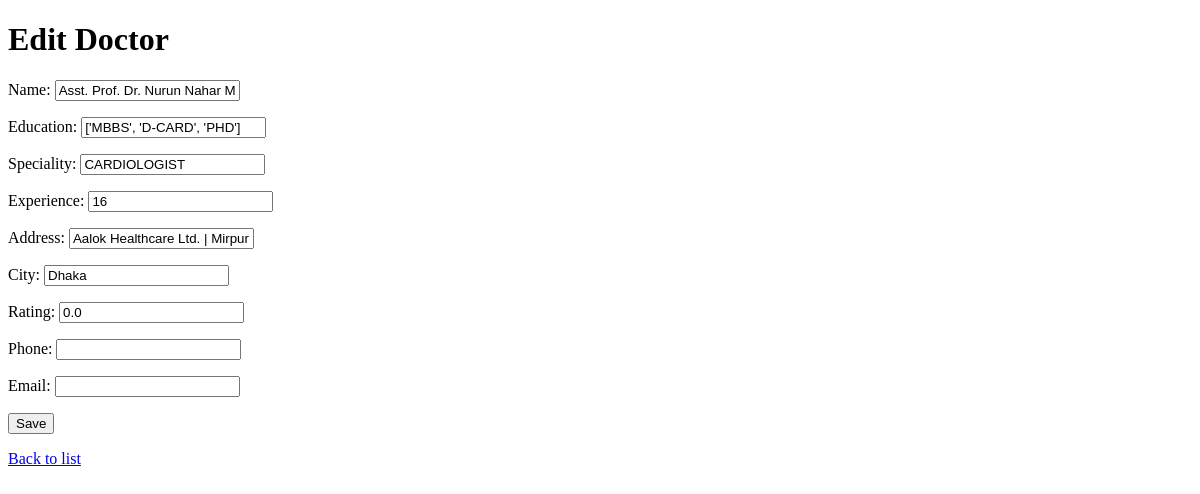
The app's page /contacts/1/edit/ (signed in), older data.
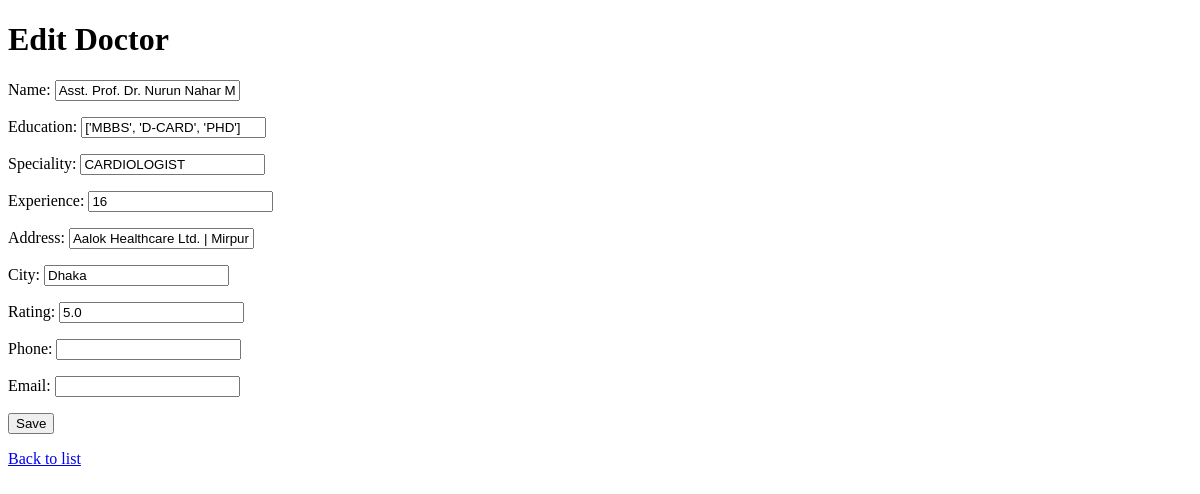
The same page, newer data.
### myapp3/models.py (models this page shows, shortened)
class Contact(models.Model):
    name = models.CharField(max_length=200)          # "Doctor Name"
    education = models.CharField(max_length=300, blank=True)
    speciality = models.CharField(max_length=200)    # "Speciality"
    experience = models.IntegerField(default=0)      # years from "Experience"
    address = models.CharField(max_length=300)       # "Address"
    city = models.CharField(max_length=200)          # "Location"
    fees = models.IntegerField(default=0)
    rating = models.FloatField(default=0.0)
    phone = models.CharField(max_length=50, blank=True)
    email = models.EmailField(blank=True)

### myapp3/views.py (the view)
# urls.py: path('contacts/<int:pk>/edit/', views.contact_update, name='contact_update'),
@login_required
def contact_update(request, pk):
    contact = get_object_or_404(Contact, pk=pk)
    if request.method == 'POST':
        form = ContactForm(request.POST, instance=contact)
        if form.is_valid():
            form.save()
            return redirect('contact_list')
    else:
        form = ContactForm(instance=contact)
    return render(request, 'contacts/form.html', {'form': form, 'title': 'Edit Doctor'})

### myapp3/forms.py
class ContactForm(forms.ModelForm):
    class Meta:
        model = Contact
        fields = [
            "name",
            "education",
            "speciality",
            "experience",
            "address",
            "city",
            "rating",
            "phone",
            "email",
        ]

### myapp3/templates/contacts/form.html (shortened to what this page needs)
<!DOCTYPE html>
<html>
<head>
</head>
<body>
<h1>{{ title }}</h1>
<form method="post">
    {{ form.as_p }}
    <button type="submit">Save</button>
</form>
<p><a href="{% url 'contact_list' %}">Back to list</a></p>
</body>
</html>

Row changes from the older to the newer data that the page shows:
changed Contact "Asst. Prof. Dr. Nurun Nahar Mohua": rating "0.0" → "5.0"
